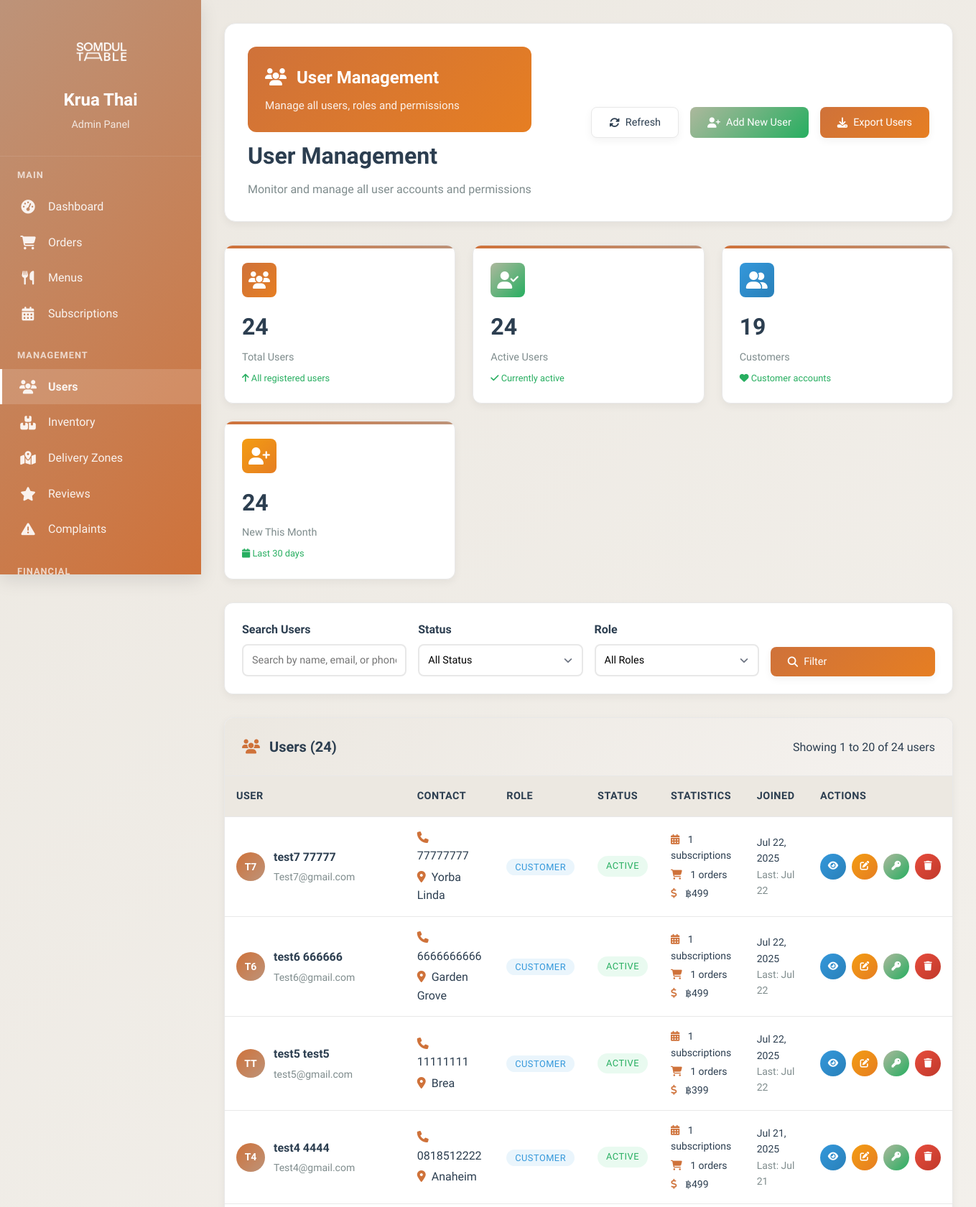
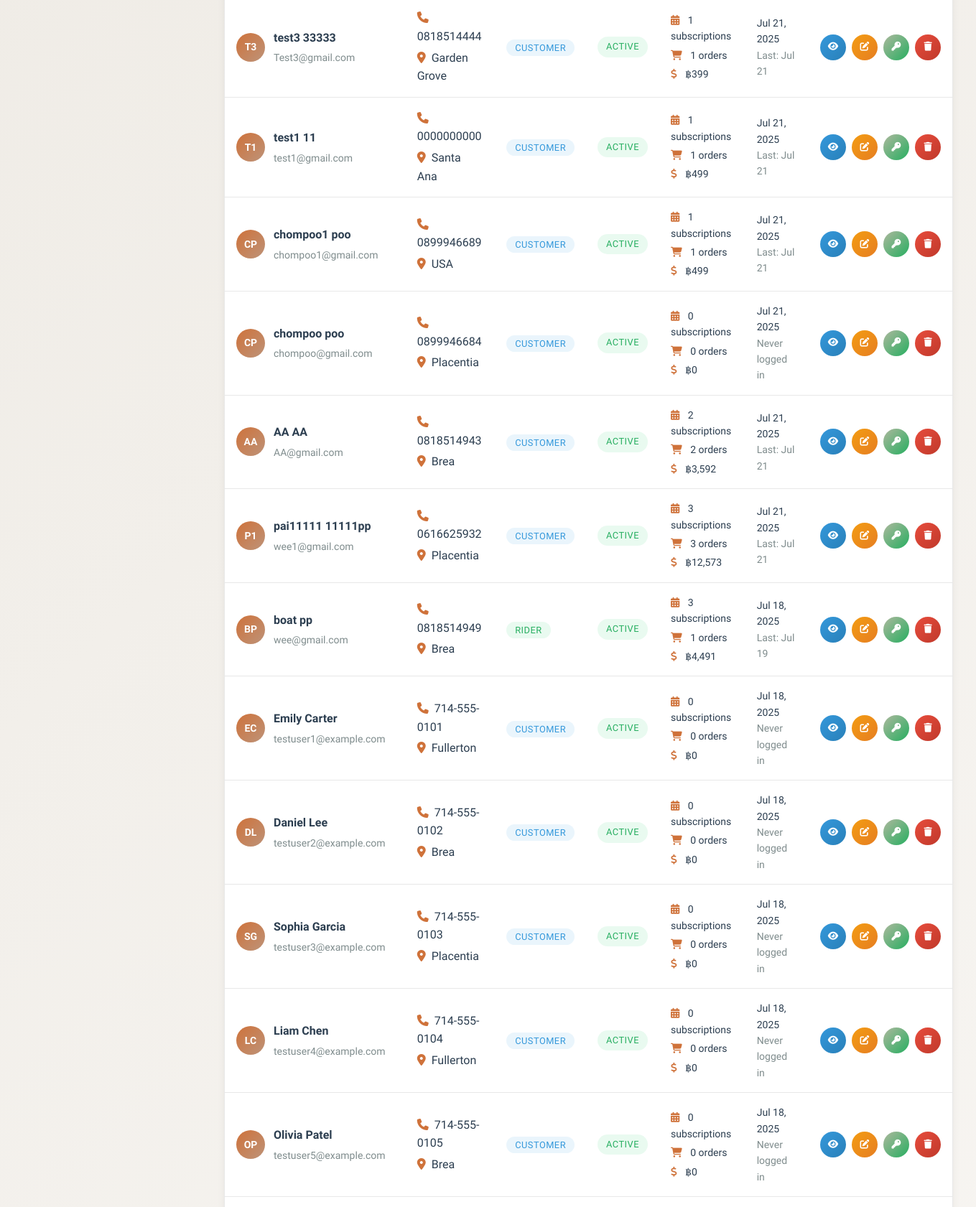
/KruaThai/admin/users.php (signed in, upper part), run on the app's committed database (2 pictures, top to bottom).
### tables this page shows
CREATE TABLE `users` (
  `id` char(36) NOT NULL,
  `email` varchar(255) NOT NULL,
  `password_hash` varchar(255) NOT NULL,
  `first_name` varchar(100) NOT NULL,
  `last_name` varchar(100) NOT NULL,
  `phone` varchar(20) DEFAULT NULL,
  `date_of_birth` date DEFAULT NULL,
  `gender` enum('male','female','other') DEFAULT NULL,
  `role` enum('customer','admin','kitchen','rider','support') DEFAULT 'customer',
  `status` enum('active','inactive','suspended','pending_verification') DEFAULT 'pending_verification',
  `email_verified` tinyint(1) DEFAULT '0',
  `email_verification_token` varchar(100) DEFAULT NULL,
  `delivery_address` text,
  `address_line_2` varchar(255) DEFAULT NULL,
  `city` varchar(100) DEFAULT NULL,
  `state` varchar(100) DEFAULT NULL,
  `zip_code` varchar(10) DEFAULT NULL,
  `country` varchar(100) DEFAULT 'Thailand',
  `delivery_instructions` text,
  `dietary_preferences` longtext,
  `allergies` longtext,
  `spice_level` enum('mild','medium','hot','extra_hot') DEFAULT 'medium',
  `last_login` timestamp NULL DEFAULT NULL,
  `failed_login_attempts` int(11) DEFAULT '0',
  `locked_until` timestamp NULL DEFAULT NULL,
  `password_reset_token` varchar(100) DEFAULT NULL,
  `password_reset_expires` timestamp NULL DEFAULT NULL,
  `created_at` timestamp NOT NULL DEFAULT CURRENT_TIMESTAMP,
  `updated_at` timestamp NOT NULL DEFAULT CURRENT_TIMESTAMP ON UPDATE CURRENT_TIMESTAMP
);

### KruaThai/admin/users.php (the view, shortened to what the rows shown need)
<?php
$connection = null;
try {
    $database = new Database();
    $pdo = $database->getConnection();
    if ($pdo instanceof PDO) {
        $host = 'localhost';
        $username = 'root';
        $password = 'root';
        $database_name = 'krua_thai';
        $port = 8889;
        $connection = new mysqli($host, $username, $password, $database_name, $port);
        $connection->set_charset("utf8");
    }
} catch (Exception $e) {
    die("Database connection failed: " . $e->getMessage());
}
$page = isset($_GET['page']) ? max(1, intval($_GET['page'])) : 1;
$per_page = 20;
$offset = ($page - 1) * $per_page;
$where_conditions = [];
$where_clause = !empty($where_conditions) ? 'WHERE ' . implode(' AND ', $where_conditions) : '';
$users_query = "SELECT u.*,
               COUNT(DISTINCT s.id) as subscription_count,
               COUNT(DISTINCT o.id) as order_count,
               COALESCE(SUM(p.amount), 0) as total_spent,
               MAX(o.delivery_date) as last_order_date
               FROM users u
               LEFT JOIN subscriptions s ON u.id = s.user_id AND s.status = 'active'
               LEFT JOIN orders o ON u.id = o.user_id
               LEFT JOIN payments p ON u.id = p.user_id AND p.status = 'completed'
               $where_clause
               GROUP BY u.id
               ORDER BY u.created_at DESC
               LIMIT $per_page OFFSET $offset";
$users_result = mysqli_query($connection, $users_query);
$users = [];
if ($users_result) {
    while ($user = mysqli_fetch_assoc($users_result)) {
        $users[] = $user;
    }
}
?>
<!DOCTYPE html>
<html lang="th">
<head>
    <link href="https://cdnjs.cloudflare.com/ajax/libs/font-awesome/6.4.0/css/all.min.css" rel="stylesheet">
</head>
<body>
    <div class="admin-layout">
        <div class="main-content">
            <div class="page-header">
                <div class="header-content">
                    <div>
                        <h1 class="page-title">User Management</h1>
                    </div>
                </div>
            </div>
            <div class="dashboard-card">
                <div class="card-body" style="padding: 0;">
                    <?php if (!empty($users)): ?>
                    <div style="overflow-x: auto;">
                        <table class="table">
                            <thead>
                                <tr>
                                    <th>User</th>
                                    <th>Contact</th>
                                    <th>Role</th>
                                    <th>Status</th>
                                    <th>Statistics</th>
                                    <th>Joined</th>
                                    <th>Actions</th>
                                </tr>
                            </thead>
                            <tbody>
                                <?php foreach ($users as $user): ?>
                                <tr>
                                    <td>
                                        <div class="user-info">
                                            <div class="user-avatar">
                                                <?= strtoupper(substr($user['first_name'], 0, 1) . substr($user['last_name'], 0, 1)) ?>
                                            </div>
                                            <div class="user-details">
                                                <h4><?= htmlspecialchars($user['first_name'] . ' ' . $user['last_name']) ?></h4>
                                                <p><?= htmlspecialchars($user['email']) ?></p>
                                            </div>
                                        </div>
                                    </td>
                                    <td>
                                        <div>
                                            <?php if ($user['phone']): ?>
                                                <div><i class="fas fa-phone" style="color: var(--curry); margin-right: 0.5rem;"></i><?= htmlspecialchars($user['phone']) ?></div>
                                            <?php endif; ?>
                                            <?php if ($user['city']): ?>
                                                <div style="margin-top: 0.25rem;"><i class="fas fa-map-marker-alt" style="color: var(--curry); margin-right: 0.5rem;"></i><?= htmlspecialchars($user['city']) ?></div>
                                            <?php endif; ?>
                                        </div>
                                    </td>
                                    <td>
                                        <span class="role-badge role-<?= $user['role'] ?>">
                                            <?= ucfirst($user['role']) ?>
                                        </span>
                                    </td>
                                    <td>
                                        <span class="status-badge status-<?= str_replace('_', '-', $user['status']) ?>">
                                            <?= ucfirst(str_replace('_', ' ', $user['status'])) ?>
                                        </span>
                                    </td>
                                    <td>
                                        <div style="font-size: 0.875rem;">
                                            <div style="margin-bottom: 0.25rem;">
                                                <i class="fas fa-calendar-alt" style="color: var(--curry); margin-right: 0.5rem;"></i>
                                                <?= $user['subscription_count'] ?> subscriptions
                                            </div>
                                            <div style="margin-bottom: 0.25rem;">
                                                <i class="fas fa-shopping-cart" style="color: var(--curry); margin-right: 0.5rem;"></i>
                                                <?= $user['order_count'] ?> orders
                                            </div>
                                            <div>
                                                <i class="fas fa-dollar-sign" style="color: var(--curry); margin-right: 0.5rem;"></i>
                                                ฿<?= number_format($user['total_spent'], 0) ?>
                                            </div>
                                        </div>
                                    </td>
                                    <td>
                                        <div style="font-size: 0.875rem;">
                                            <?php
                                                $joinDate = new DateTime($user['created_at']);
                                                echo $joinDate->format('M d, Y');
                                            ?>
                                            <br>
                                            <span style="color: var(--text-gray);">
                                                <?php
                                                    if (isset($user['last_login']) && $user['last_login']) {
                                                        $lastLogin = new DateTime($user['last_login']);
                                                        echo 'Last: ' . $lastLogin->format('M d');
                                                    } else {
                                                        echo 'Never logged in';
                                                    }
                                                ?>
                                            </span>
                                        </div>
                                    </td>
                                    <td>
                                        <div class="actions">
                                            <button class="btn btn-icon btn-info btn-sm" onclick="viewUser('<?= $user['id'] ?>')" title="View Details">
                                                <i class="fas fa-eye"></i>
                                            </button>
                                            <button class="btn btn-icon btn-warning btn-sm" onclick="editUser('<?= $user['id'] ?>')" title="Edit User">
                                                <i class="fas fa-edit"></i>
                                            </button>
                                            <button class="btn btn-icon btn-success btn-sm" onclick="resetPassword('<?= $user['id'] ?>')" title="Reset Password">
                                                <i class="fas fa-key"></i>
                                            </button>
                                            <?php if ($user['role'] !== 'admin'): ?>
                                            <button class="btn btn-icon btn-danger btn-sm" onclick="deleteUser('<?= $user['id'] ?>')" title="Deactivate">
                                                <i class="fas fa-trash"></i>
                                            </button>
                                            <?php endif; ?>
                                        </div>
                                    </td>
                                </tr>
                                <?php endforeach; ?>
                            </tbody>
                        </table>
                    </div>
                    <?php endif; ?>
                </div>
            </div>
        </div>
    </div>
</body>
</html>

### data on the page
users: first_name+last_name "T7", first_name+last_name "test7 77777", email "Test7@gmail.com", phone "77777777", city "Yorba Linda", role "CUSTOMER", status "ACTIVE", subscription_count "1", order_count "1", total_spent "499", created_at "Jul 22, 2025", last_login "Jul 22"
users: first_name+last_name "T6", first_name+last_name "test6 666666", email "Test6@gmail.com", phone "6666666666", city "Garden Grove", role "CUSTOMER", status "ACTIVE", subscription_count "1", order_count "1", total_spent "499", created_at "Jul 22, 2025", last_login "Jul 22"
users: first_name+last_name "TT", first_name+last_name "test5 test5", email "test5@gmail.com", phone "11111111", city "Brea", role "CUSTOMER", status "ACTIVE", subscription_count "1", order_count "1", total_spent "399", created_at "Jul 22, 2025", last_login "Jul 22"
users: first_name+last_name "T4", first_name+last_name "test4 4444", email "Test4@gmail.com", phone "0818512222", city "Anaheim", role "CUSTOMER", status "ACTIVE", subscription_count "1", order_count "1", total_spent "499", created_at "Jul 21, 2025", last_login "Jul 21"
users: first_name+last_name "T3", first_name+last_name "test3 33333", email "Test3@gmail.com", phone "0818514444", city "Garden Grove", role "CUSTOMER", status "ACTIVE", subscription_count "1", order_count "1", total_spent "399", created_at "Jul 21, 2025", last_login "Jul 21"
users: first_name+last_name "T1", first_name+last_name "test1 11", email "test1@gmail.com", phone "0000000000", city "Santa Ana", role "CUSTOMER", status "ACTIVE", subscription_count "1", order_count "1", total_spent "499", created_at "Jul 21, 2025", last_login "Jul 21"
users: first_name+last_name "CP", first_name+last_name "chompoo1 poo", email "chompoo1@gmail.com", phone "0899946689", city "USA", role "CUSTOMER", status "ACTIVE", subscription_count "1", order_count "1", total_spent "499", created_at "Jul 21, 2025", last_login "Jul 21"
users: first_name+last_name "CP", first_name+last_name "chompoo poo", email "chompoo@gmail.com", phone "0899946684", city "Placentia", role "CUSTOMER", status "ACTIVE", subscription_count "0", order_count "0", total_spent "0", created_at "Jul 21, 2025", shows "Never logged in"
users: first_name "AA", first_name+last_name "AA AA", email "AA@gmail.com", phone "0818514943", city "Brea", role "CUSTOMER", status "ACTIVE", subscription_count "2", order_count "2", total_spent "3,592", created_at "Jul 21, 2025", last_login "Jul 21"
users: first_name+last_name "P1", first_name+last_name "pai11111 11111pp", email "wee1@gmail.com", phone "0616625932", city "Placentia", role "CUSTOMER", status "ACTIVE", subscription_count "3", order_count "3", total_spent "12,573", created_at "Jul 21, 2025", last_login "Jul 21"
users: first_name+last_name "BP", first_name+last_name "boat pp", email "wee@gmail.com", phone "0818514949", city "Brea", role "RIDER", status "ACTIVE", subscription_count "3", order_count "1", total_spent "4,491", created_at "Jul 18, 2025", last_login "Jul 19"
users: first_name+last_name "EC", first_name+last_name "Emily Carter", email "testuser1@example.com", phone "714-555-0101", city "Fullerton", role "CUSTOMER", status "ACTIVE", subscription_count "0", order_count "0", total_spent "0", created_at "Jul 18, 2025", shows "Never logged in"
users: first_name+last_name "DL", first_name+last_name "Daniel Lee", email "testuser2@example.com", phone "714-555-0102", city "Brea", role "CUSTOMER", status "ACTIVE", subscription_count "0", order_count "0", total_spent "0", created_at "Jul 18, 2025", shows "Never logged in"
users: first_name+last_name "SG", first_name+last_name "Sophia Garcia", email "testuser3@example.com", phone "714-555-0103", city "Placentia", role "CUSTOMER", status "ACTIVE", subscription_count "0", order_count "0", total_spent "0", created_at "Jul 18, 2025", shows "Never logged in"
users: first_name+last_name "LC", first_name+last_name "Liam Chen", email "testuser4@example.com", phone "714-555-0104", city "Fullerton", role "CUSTOMER", status "ACTIVE", subscription_count "0", order_count "0", total_spent "0", created_at "Jul 18, 2025", shows "Never logged in"
users: first_name+last_name "OP", first_name+last_name "Olivia Patel", email "testuser5@example.com", phone "714-555-0105", city "Brea", role "CUSTOMER", status "ACTIVE", subscription_count "0", order_count "0", total_spent "0", created_at "Jul 18, 2025", shows "Never logged in"

### other printed values
$stats['total_users'] "24"
$stats['active_users'] "24"
$stats['customers'] "19"
$stats['new_users_30_days'] "24"
$total_users "24"
$offset + 1 "1"
min($offset + $per_page, $total_users) "20"
